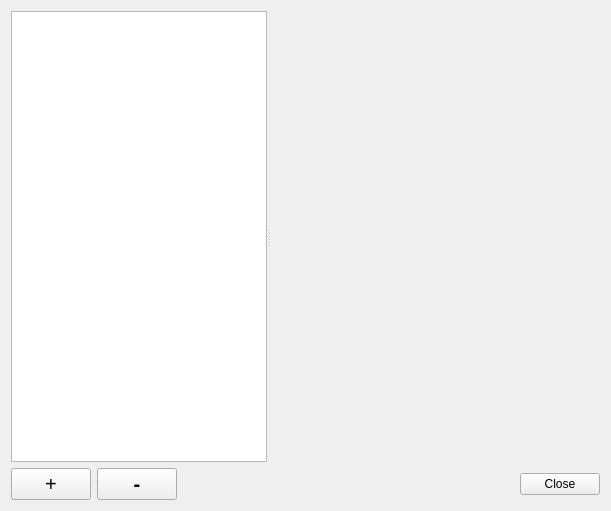
<?xml version="1.0" encoding="UTF-8"?>
<ui version="4.0">
 <class>ManageEngines</class>
 <widget class="QWidget" name="ManageEngines">
  <property name="geometry">
   <rect>
    <x>0</x>
    <y>0</y>
    <width>611</width>
    <height>511</height>
   </rect>
  </property>
  <property name="windowTitle">
   <string>Manage Engines</string>
  </property>
  <layout class="QVBoxLayout" name="verticalLayout">
   <item>
    <widget class="QSplitter" name="splitter">
     <property name="sizePolicy">
      <sizepolicy hsizetype="Expanding" vsizetype="Preferred">
       <horstretch>0</horstretch>
       <verstretch>1</verstretch>
      </sizepolicy>
     </property>
     <property name="orientation">
      <enum>Qt::Horizontal</enum>
     </property>
     <property name="childrenCollapsible">
      <bool>false</bool>
     </property>
     <widget class="QListWidget" name="lst_engines"/>
     <widget class="QWidget" name="pnl_options" native="true">
      <property name="sizePolicy">
       <sizepolicy hsizetype="Preferred" vsizetype="Preferred">
        <horstretch>1</horstretch>
        <verstretch>0</verstretch>
       </sizepolicy>
      </property>
     </widget>
    </widget>
   </item>
   <item>
    <widget class="QWidget" name="widget" native="true">
     <layout class="QHBoxLayout" name="horizontalLayout">
      <property name="leftMargin">
       <number>0</number>
      </property>
      <property name="topMargin">
       <number>0</number>
      </property>
      <property name="rightMargin">
       <number>0</number>
      </property>
      <property name="bottomMargin">
       <number>0</number>
      </property>
      <item>
       <widget class="QPushButton" name="btn_add">
        <property name="font">
         <font>
          <pointsize>15</pointsize>
         </font>
        </property>
        <property name="text">
         <string>+</string>
        </property>
       </widget>
      </item>
      <item>
       <widget class="QPushButton" name="btn_del">
        <property name="font">
         <font>
          <pointsize>15</pointsize>
          <weight>75</weight>
          <bold>true</bold>
         </font>
        </property>
        <property name="text">
         <string>-</string>
        </property>
       </widget>
      </item>
      <item>
       <spacer name="horizontalSpacer">
        <property name="orientation">
         <enum>Qt::Horizontal</enum>
        </property>
        <property name="sizeHint" stdset="0">
         <size>
          <width>40</width>
          <height>20</height>
         </size>
        </property>
       </spacer>
      </item>
      <item>
       <widget class="QPushButton" name="pushButton">
        <property name="text">
         <string>Close</string>
        </property>
       </widget>
      </item>
     </layout>
    </widget>
   </item>
  </layout>
 </widget>
 <resources/>
 <connections>
  <connection>
   <sender>pushButton</sender>
   <signal>released()</signal>
   <receiver>ManageEngines</receiver>
   <slot>close()</slot>
   <hints>
    <hint type="sourcelabel">
     <x>601</x>
     <y>496</y>
    </hint>
    <hint type="destinationlabel">
     <x>277</x>
     <y>276</y>
    </hint>
   </hints>
  </connection>
  <connection>
   <sender>btn_add</sender>
   <signal>released()</signal>
   <receiver>ManageEngines</receiver>
   <slot>_add()</slot>
   <hints>
    <hint type="sourcelabel">
     <x>73</x>
     <y>482</y>
    </hint>
    <hint type="destinationlabel">
     <x>112</x>
     <y>466</y>
    </hint>
   </hints>
  </connection>
  <connection>
   <sender>btn_del</sender>
   <signal>released()</signal>
   <receiver>ManageEngines</receiver>
   <slot>_delete()</slot>
   <hints>
    <hint type="sourcelabel">
     <x>146</x>
     <y>493</y>
    </hint>
    <hint type="destinationlabel">
     <x>180</x>
     <y>505</y>
    </hint>
   </hints>
  </connection>
 </connections>
 <slots>
  <slot>_add()</slot>
  <slot>_delete()</slot>
 </slots>
</ui>
